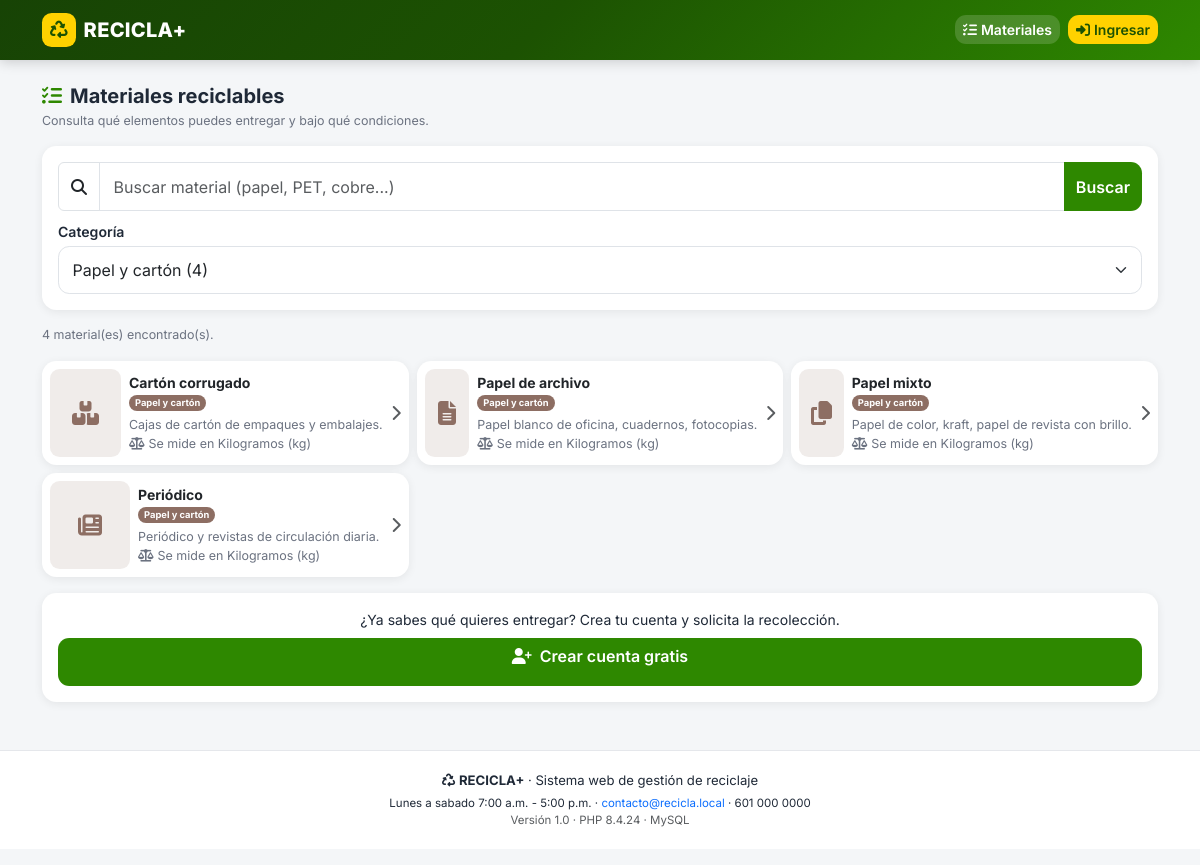
Screenshot of /index.php?p=materiales&categoria=1 with the database file from the repository.
### tables this page shows
CREATE TABLE materiales (
  id                  INT UNSIGNED NOT NULL AUTO_INCREMENT,
  categoria_id        INT UNSIGNED NOT NULL,
  nombre              VARCHAR(90)  NOT NULL,
  descripcion         VARCHAR(400) NULL,
  recomendaciones     TEXT         NULL,
  condiciones_entrega VARCHAR(400) NULL,
  unidad_medida       ENUM('kg','unidad','bulto','caja','litro','par') NOT NULL DEFAULT 'kg',
  puntos_por_unidad   INT UNSIGNED NOT NULL DEFAULT 10,    
  imagen              VARCHAR(180) NULL,        
  icono               VARCHAR(40)  NOT NULL DEFAULT 'fa-box',
  estado              ENUM('activo','inactivo') NOT NULL DEFAULT 'activo',
  created_at          DATETIME NOT NULL DEFAULT CURRENT_TIMESTAMP,
  PRIMARY KEY (id),
  UNIQUE KEY uk_materiales_nombre (nombre),
  KEY ix_materiales_categoria (categoria_id),
  KEY ix_materiales_estado (estado),
  CONSTRAINT fk_materiales_categoria FOREIGN KEY (categoria_id) REFERENCES categorias (id)
);

CREATE TABLE categorias (
  id          INT UNSIGNED NOT NULL AUTO_INCREMENT,
  nombre      VARCHAR(60) NOT NULL,
  descripcion VARCHAR(200) NULL,
  icono       VARCHAR(40) NOT NULL DEFAULT 'fa-recycle',
  color       VARCHAR(20) NOT NULL DEFAULT '#2e8800',
  estado      ENUM('activo','inactivo') NOT NULL DEFAULT 'activo',
  PRIMARY KEY (id),
  UNIQUE KEY uk_categorias_nombre (nombre)
);

### config/config.php (called while the page is built, shortened)
<?php
function db(): PDO
{
    static $pdo = null;
    if ($pdo instanceof PDO) {
        return $pdo;
    }
    $dsn = sprintf('mysql:host=%s;port=%s;dbname=%s;charset=utf8mb4', DB_HOST, DB_PORT, DB_NAME);
    try {
        $pdo = new PDO($dsn, DB_USER, DB_PASS, [
            PDO::ATTR_ERRMODE            => PDO::ERRMODE_EXCEPTION,
            PDO::ATTR_DEFAULT_FETCH_MODE => PDO::FETCH_ASSOC,
            PDO::ATTR_EMULATE_PREPARES   => false,
        ]);
    } catch (PDOException $e) {
        http_response_code(500);
        die('<h2 style="font-family:sans-serif;color:#b00020">No fue posible conectar con MySQL.</h2>'
            . '<p style="font-family:sans-serif">Verifique que el servicio MySQL de WAMP esté iniciado y que la base <b>'
            . DB_NAME . '</b> exista (importe <code>database/recicla.sql</code>).</p>'
            . '<pre style="font-family:monospace">' . htmlspecialchars($e->getMessage()) . '</pre>');
    }
    return $pdo;
}
function e(?string $valor): string
{
    return htmlspecialchars((string) $valor, ENT_QUOTES | ENT_SUBSTITUTE, 'UTF-8');
}
function url(string $ruta = '', array $params = []): string
{
    $params = array_merge(['p' => $ruta], $params);
    return BASE_URL . '/index.php?' . http_build_query($params);
}
function get_int(string $campo, int $default = 0): int
{
    return (int) ($_GET[$campo] ?? $default);
}
function usuarioActual(): ?array
{
    if (empty($_SESSION['usuario_id'])) {
        return null;
    }
    static $u = null;
    return $u;
}
function estaLogueado(): bool
{
    return usuarioActual() !== null;
}
function rolActual(): string
{
    return usuarioActual()['rol'] ?? '';
}
function unidadesMedida(): array
{
    return ['kg' => 'Kilogramos (kg)', 'unidad' => 'Unidades', 'bulto' => 'Bultos',
            'caja' => 'Cajas', 'litro' => 'Litros', 'par' => 'Pares'];
}
function config_get(string $clave, string $default = ''): string
{
    static $cache = null;
    if ($cache === null) {
        $cache = [];
        foreach (db()->query('SELECT clave, valor FROM configuracion') as $fila) {
            $cache[$fila['clave']] = $fila['valor'];
        }
    }
    return $cache[$clave] ?? $default;
}
function paginar(int $total, int $porPagina, int $paginaActual): array
{
    $paginas = max(1, (int) ceil($total / max(1, $porPagina)));
    $pagina  = min(max(1, $paginaActual), $paginas);
    return [
        'total'   => $total,
        'paginas' => $paginas,
        'pagina'  => $pagina,
        'offset'  => ($pagina - 1) * $porPagina,
        'limite'  => $porPagina,
    ];
}
function render(string $vista, array $datos = []): void
{
    $archivo = BASE_PATH . '/views/' . $vista . '.php';
    extract($datos, EXTR_SKIP);
    require $archivo;
}
function vista(string $vista, array $datos = [], array $layout = []): void
{
    $datos['titulo']  = $datos['titulo'] ?? config_get('nombre_sistema', 'RECICLA+');
    $datos['navTipo'] = $layout['nav'] ?? (rolActual() === 'ciudadano' ? 'ciudadano' : (rolActual() === 'empresa' ? 'empresa' : (rolActual() === 'administrador' ? 'admin' : '')));
    $datos['usuario'] = usuarioActual();
    render($vista, $datos);
}

### controllers/CatalogoController.php (called while the page is built, shortened)
<?php
final class CatalogoController
{
    public function index(): void
    {
        $f = [
            'categoria_id' => get_int('categoria'),
            'q'            => trim((string) ($_GET['q'] ?? '')),
            'estado'       => 'activo',
        ];
        $res = Material::listar($f, max(1, get_int('pag', 1)), 12);
        vista('publico/materiales', [
            'titulo'     => 'Materiales reciclables',
            'res'        => $res,
            'filtros'    => $f,
            'categorias' => Material::categorias(true),
        ]);
    }
}

### index.php (called while the page is built, shortened)
<?php
require __DIR__ . '/config/config.php';
$p = (string) ($_GET['p'] ?? 'inicio');
[$controlador, $metodo, $rolRequerido] = $rutas[$p];
try {
    (new $controlador())->$metodo();
} catch (Throwable $e) {
    error_log('[RECICLA+] ' . $e->getMessage() . ' @ ' . $e->getFile() . ':' . $e->getLine());
    http_response_code(500);
    vista('errores/500', ['titulo' => 'Error del sistema', 'mensaje' => $e->getMessage()]);
}

### models/Material.php (called while the page is built, shortened)
<?php
final class Material
{
    public static function categorias(bool $soloActivas = true): array
    {
        $sql = 'SELECT c.*, (SELECT COUNT(*) FROM materiales m WHERE m.categoria_id = c.id AND m.estado = \'activo\') AS total_materiales
                FROM categorias c';
        if ($soloActivas) {
            $sql .= ' WHERE c.estado = \'activo\'';
        }
        $sql .= ' ORDER BY c.nombre';
        return db()->query($sql)->fetchAll();
    }
    public static function listar(array $f = [], int $pagina = 1, int $porPagina = 12): array
    {
        $w = ['1 = 1'];
        $p = [];
        if (!empty($f['categoria_id'])) { $w[] = 'm.categoria_id = ?';  $p[] = (int) $f['categoria_id']; }
        if (!empty($f['estado']))       { $w[] = 'm.estado = ?';        $p[] = $f['estado']; }
        $where = implode(' AND ', $w);
        $st = db()->prepare("SELECT COUNT(*) FROM materiales m WHERE $where");
        $st->execute($p);
        $pg = paginar((int) $st->fetchColumn(), $porPagina, $pagina);
        $st = db()->prepare("SELECT m.*, c.nombre AS categoria, c.icono AS categoria_icono, c.color AS categoria_color
                             FROM materiales m
                             JOIN categorias c ON c.id = m.categoria_id
                             WHERE $where
                             ORDER BY c.nombre, m.nombre
                             LIMIT {$pg['limite']} OFFSET {$pg['offset']}");
        $st->execute($p);
        return ['filas' => $st->fetchAll(), 'pag' => $pg];
    }
}

### views/publico/materiales.php (the view, shortened to what this page needs)
<h1 class="h5 fw-bold mb-1"><i class="fa-solid fa-list-check texto-verde me-2"></i>Materiales reciclables</h1>
<p class="hint">Consulta qué elementos puedes entregar y bajo qué condiciones.</p>
<form class="tarjeta-form" method="get" action="<?= e(BASE_URL) ?>/index.php">
  <div class="input-group mb-2">
    <span class="input-group-text bg-white"><i class="fa-solid fa-magnifying-glass"></i></span>
    <input class="form-control" type="search" name="q" value="<?= e($filtros['q'] ?? '') ?>" placeholder="Buscar material (papel, PET, cobre...)">
    <button class="btn btn-recicla" type="submit">Buscar</button>
  </div>
  <label class="form-label" for="categoria">Categoría</label>
  <select class="form-select form-select-lg" name="categoria" id="categoria" data-auto-filtro>
    <?php foreach ($categorias as $c): ?>
      <option value="<?= (int) $c['id'] ?>" <?= (int) ($filtros['categoria_id'] ?? 0) === (int) $c['id'] ? 'selected' : '' ?>>
        <?= e($c['nombre']) ?> (<?= (int) $c['total_materiales'] ?>)
      </option>
    <?php endforeach; ?>
  </select>
</form>
<p class="hint"><?= (int) $res['pag']['total'] ?> material(es) encontrado(s).</p>
<div class="row g-2">
  <?php foreach ($res['filas'] as $m): ?>
    <div class="col-12 col-md-6 col-lg-4">
      <a class="tarjeta p-2 d-flex gap-2 align-items-center text-dark h-100" href="<?= e(url('material', ['id' => (int) $m['id']])) ?>">
        <?php if (!empty($m['imagen'])): ?>
          <img class="miniatura" style="width:5rem" src="<?= e(urlFoto($m['imagen'])) ?>" alt="<?= e($m['nombre']) ?>" loading="lazy">
        <?php else: ?>
          <div class="placeholder-foto" style="width:5rem;background:<?= e($m['categoria_color']) ?>22;color:<?= e($m['categoria_color']) ?>">
            <i class="fa-solid <?= e($m['icono']) ?>"></i>
          </div>
        <?php endif; ?>
        <div class="flex-grow-1">
          <div class="fw-bold small"><?= e($m['nombre']) ?></div>
          <div class="hint mb-1"><span class="badge rounded-pill" style="background:<?= e($m['categoria_color']) ?>"><?= e($m['categoria']) ?></span></div>
          <div class="hint text-truncate"><?= e((string) $m['descripcion']) ?></div>
          <div class="hint"><i class="fa-solid fa-scale-balanced me-1"></i>Se mide en <?= e(unidadesMedida()[$m['unidad_medida']] ?? $m['unidad_medida']) ?></div>
        </div>
        <i class="fa-solid fa-chevron-right text-muted"></i>
      </a>
    </div>
  <?php endforeach; ?>
</div>
<?php if (!estaLogueado()): ?>
  <div class="tarjeta p-3 text-center mt-3">
    <p class="mb-2 small">¿Ya sabes qué quieres entregar? Crea tu cuenta y solicita la recolección.</p>
    <a class="btn btn-recicla btn-accion w-100" href="<?= e(url('registro')) ?>"><i class="fa-solid fa-user-plus me-2"></i>Crear cuenta gratis</a>
  </div>
<?php endif; ?>

### assets/css/recicla.css (style rules this page uses)
:root { --verde: #2e8800; --verde-oscuro: #1c5202; --verde-claro: #e8f5e0; --amarillo: #ffd200; --azul: #0072bc; --gris-fondo: #f4f6f8; --texto: #1f2937; --radio: .9rem; --sombra: 0 2px 10px rgba(0, 0, 0, .07); }
body { font-family: 'Inter', system-ui, -apple-system, 'Segoe UI', sans-serif; background: var(--gris-fondo); color: var(--texto); overflow-x: hidden; padding-bottom: 1rem; }
a { text-decoration: none; }
.btn { border-radius: .7rem; font-weight: 600; }
.btn-recicla { background: var(--verde); color: #fff; border: 0; }
.btn-accion { min-height: 3rem; }
.tarjeta, .card { border: 0; border-radius: var(--radio); box-shadow: var(--sombra); background: #fff; }
.form-label { font-weight: 600; font-size: .88rem; margin-bottom: .25rem; }
.form-control, .form-select { border-radius: .7rem; padding: .7rem .85rem; border-color: #dfe3e8; }
.form-control-lg, .form-select-lg { font-size: 1rem; }
.tarjeta-form { background: #fff; border-radius: var(--radio); box-shadow: var(--sombra); padding: 1rem; margin-bottom: 1rem; }
.hint { font-size: .78rem; color: #6b7280; }
.placeholder-foto { height: 5.5rem; border-radius: .6rem; background: var(--verde-claro); color: var(--verde-oscuro); display: flex; align-items: center; justify-content: center; font-size: 1.5rem; }
.texto-verde { color: var(--verde) !important; }

### rows the page displays
materiales: nombre "Cartón corrugado", categoria.nombre "Papel y cartón", descripcion "Cajas de cartón de empaques y embalajes.", unidad_medida "Kilogramos (kg)"
materiales: nombre "Papel de archivo", categoria.nombre "Papel y cartón", descripcion "Papel blanco de oficina, cuadernos, fotocopias.", unidad_medida "Kilogramos (kg)"
materiales: nombre "Papel mixto", categoria.nombre "Papel y cartón", descripcion "Papel de color, kraft, papel de revista con brillo.", unidad_medida "Kilogramos (kg)"
materiales: nombre "Periódico", categoria.nombre "Papel y cartón", descripcion "Periódico y revistas de circulación diaria.", unidad_medida "Kilogramos (kg)"

### other values shown
$sysName "RECICLA+"
$res['pag']['total'] "4"
config_get('nombre_sistema', 'RECICLA+') "RECICLA+"
config_get('horario_atencion', '') "Lunes a sabado 7:00 a.m. - 5:00 p.m."
config_get('email_contacto', '') "contacto@recicla.local"
config_get('telefono_contacto', '') "601 000 0000"
config_get('version', '1.0') "1.0"
PHP_VERSION "8.4.24"
form field categoria "Papel y cartón (4)"
